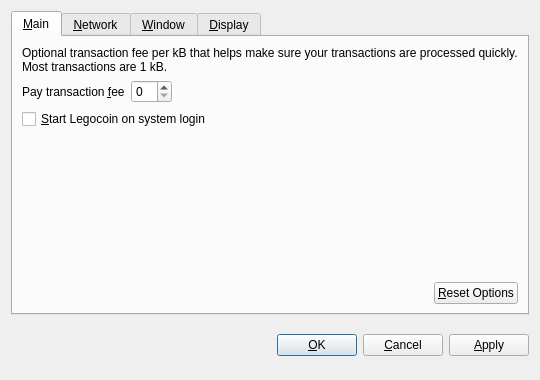
<?xml version="1.0" encoding="UTF-8"?>
<ui version="4.0">
 <class>OptionsDialog</class>
 <widget class="QDialog" name="OptionsDialog">
  <property name="geometry">
   <rect>
    <x>0</x>
    <y>0</y>
    <width>540</width>
    <height>380</height>
   </rect>
  </property>
  <property name="windowTitle">
   <string>Options</string>
  </property>
  <property name="modal">
   <bool>true</bool>
  </property>
  <layout class="QVBoxLayout" name="verticalLayout">
   <item>
    <widget class="QTabWidget" name="tabWidget">
     <property name="tabPosition">
      <enum>QTabWidget::North</enum>
     </property>
     <property name="currentIndex">
      <number>0</number>
     </property>
     <widget class="QWidget" name="tabMain">
      <attribute name="title">
       <string>&amp;Main</string>
      </attribute>
      <layout class="QVBoxLayout" name="verticalLayout_Main">
       <item>
        <widget class="QLabel" name="transactionFeeInfoLabel">
         <property name="text">
          <string>Optional transaction fee per kB that helps make sure your transactions are processed quickly. Most transactions are 1 kB.</string>
         </property>
         <property name="textFormat">
          <enum>Qt::PlainText</enum>
         </property>
         <property name="wordWrap">
          <bool>true</bool>
         </property>
        </widget>
       </item>
       <item>
        <layout class="QHBoxLayout" name="horizontalLayout_1_Main">
         <item>
          <widget class="QLabel" name="transactionFeeLabel">
           <property name="text">
            <string>Pay transaction &amp;fee</string>
           </property>
           <property name="textFormat">
            <enum>Qt::PlainText</enum>
           </property>
           <property name="buddy">
            <cstring>transactionFee</cstring>
           </property>
          </widget>
         </item>
         <item>
          <widget class="BitcoinAmountField" name="transactionFee"/>
         </item>
         <item>
          <spacer name="horizontalSpacer_1_Main">
           <property name="orientation">
            <enum>Qt::Horizontal</enum>
           </property>
           <property name="sizeHint" stdset="0">
            <size>
             <width>40</width>
             <height>20</height>
            </size>
           </property>
          </spacer>
         </item>
        </layout>
       </item>
       <item>
        <widget class="QCheckBox" name="bitcoinAtStartup">
         <property name="toolTip">
          <string>Automatically start Legocoin after logging in to the system.</string>
         </property>
         <property name="text">
          <string>&amp;Start Legocoin on system login</string>
         </property>
        </widget>
       </item>
       <item>
        <spacer name="verticalSpacer_Main">
         <property name="orientation">
          <enum>Qt::Vertical</enum>
         </property>
         <property name="sizeHint" stdset="0">
          <size>
           <width>20</width>
           <height>40</height>
          </size>
         </property>
        </spacer>
       </item>
       <item>
        <layout class="QHBoxLayout" name="horizontalLayout_2_Main">
         <item>
          <spacer name="horizontalSpacer_2_Main">
           <property name="orientation">
            <enum>Qt::Horizontal</enum>
           </property>
           <property name="sizeHint" stdset="0">
            <size>
             <width>40</width>
             <height>20</height>
            </size>
           </property>
          </spacer>
         </item>
         <item>
          <widget class="QPushButton" name="resetButton">
           <property name="toolTip">
            <string>Reset all client options to default.</string>
           </property>
           <property name="text">
            <string>&amp;Reset Options</string>
           </property>
           <property name="autoDefault">
            <bool>false</bool>
           </property>
          </widget>
         </item>
        </layout>
       </item>
      </layout>
     </widget>
     <widget class="QWidget" name="tabNetwork">
      <attribute name="title">
       <string>&amp;Network</string>
      </attribute>
      <layout class="QVBoxLayout" name="verticalLayout_Network">
       <item>
        <widget class="QCheckBox" name="mapPortUpnp">
         <property name="toolTip">
          <string>Automatically open the Legocoin client port on the router. This only works when your router supports UPnP and it is enabled.</string>
         </property>
         <property name="text">
          <string>Map port using &amp;UPnP</string>
         </property>
        </widget>
       </item>
       <item>
        <widget class="QCheckBox" name="connectSocks">
         <property name="toolTip">
          <string>Connect to the Legocoin network through a SOCKS proxy (e.g. when connecting through Tor).</string>
         </property>
         <property name="text">
          <string>&amp;Connect through SOCKS proxy:</string>
         </property>
        </widget>
       </item>
       <item>
        <layout class="QHBoxLayout" name="horizontalLayout_Network">
         <item>
          <widget class="QLabel" name="proxyIpLabel">
           <property name="text">
            <string>Proxy &amp;IP:</string>
           </property>
           <property name="textFormat">
            <enum>Qt::PlainText</enum>
           </property>
           <property name="buddy">
            <cstring>proxyIp</cstring>
           </property>
          </widget>
         </item>
         <item>
          <widget class="QValidatedLineEdit" name="proxyIp">
           <property name="maximumSize">
            <size>
             <width>140</width>
             <height>16777215</height>
            </size>
           </property>
           <property name="toolTip">
            <string>IP address of the proxy (e.g. 127.0.0.1)</string>
           </property>
          </widget>
         </item>
         <item>
          <widget class="QLabel" name="proxyPortLabel">
           <property name="text">
            <string>&amp;Port:</string>
           </property>
           <property name="textFormat">
            <enum>Qt::PlainText</enum>
           </property>
           <property name="buddy">
            <cstring>proxyPort</cstring>
           </property>
          </widget>
         </item>
         <item>
          <widget class="QLineEdit" name="proxyPort">
           <property name="maximumSize">
            <size>
             <width>55</width>
             <height>16777215</height>
            </size>
           </property>
           <property name="toolTip">
            <string>Port of the proxy (e.g. 9050)</string>
           </property>
          </widget>
         </item>
         <item>
          <widget class="QLabel" name="socksVersionLabel">
           <property name="text">
            <string>SOCKS &amp;Version:</string>
           </property>
           <property name="textFormat">
            <enum>Qt::PlainText</enum>
           </property>
           <property name="buddy">
            <cstring>socksVersion</cstring>
           </property>
          </widget>
         </item>
         <item>
          <widget class="QValueComboBox" name="socksVersion">
           <property name="toolTip">
            <string>SOCKS version of the proxy (e.g. 5)</string>
           </property>
          </widget>
         </item>
         <item>
          <spacer name="horizontalSpacer_Network">
           <property name="orientation">
            <enum>Qt::Horizontal</enum>
           </property>
           <property name="sizeHint" stdset="0">
            <size>
             <width>40</width>
             <height>20</height>
            </size>
           </property>
          </spacer>
         </item>
        </layout>
       </item>
       <item>
        <spacer name="verticalSpacer_Network">
         <property name="orientation">
          <enum>Qt::Vertical</enum>
         </property>
         <property name="sizeHint" stdset="0">
          <size>
           <width>20</width>
           <height>40</height>
          </size>
         </property>
        </spacer>
       </item>
      </layout>
     </widget>
     <widget class="QWidget" name="tabWindow">
      <attribute name="title">
       <string>&amp;Window</string>
      </attribute>
      <layout class="QVBoxLayout" name="verticalLayout_Window">
       <item>
        <widget class="QCheckBox" name="minimizeToTray">
         <property name="toolTip">
          <string>Show only a tray icon after minimizing the window.</string>
         </property>
         <property name="text">
          <string>&amp;Minimize to the tray instead of the taskbar</string>
         </property>
        </widget>
       </item>
       <item>
        <widget class="QCheckBox" name="minimizeOnClose">
         <property name="toolTip">
          <string>Minimize instead of exit the application when the window is closed. When this option is enabled, the application will be closed only after selecting Quit in the menu.</string>
         </property>
         <property name="text">
          <string>M&amp;inimize on close</string>
         </property>
        </widget>
       </item>
       <item>
        <spacer name="verticalSpacer_Window">
         <property name="orientation">
          <enum>Qt::Vertical</enum>
         </property>
         <property name="sizeHint" stdset="0">
          <size>
           <width>20</width>
           <height>40</height>
          </size>
         </property>
        </spacer>
       </item>
      </layout>
     </widget>
     <widget class="QWidget" name="tabDisplay">
      <attribute name="title">
       <string>&amp;Display</string>
      </attribute>
      <layout class="QVBoxLayout" name="verticalLayout_Display">
       <item>
        <layout class="QHBoxLayout" name="horizontalLayout_1_Display">
         <item>
          <widget class="QLabel" name="langLabel">
           <property name="text">
            <string>User Interface &amp;language:</string>
           </property>
           <property name="textFormat">
            <enum>Qt::PlainText</enum>
           </property>
           <property name="buddy">
            <cstring>lang</cstring>
           </property>
          </widget>
         </item>
         <item>
          <widget class="QValueComboBox" name="lang">
           <property name="toolTip">
            <string>The user interface language can be set here. This setting will take effect after restarting Legocoin.</string>
           </property>
          </widget>
         </item>
        </layout>
       </item>
       <item>
        <layout class="QHBoxLayout" name="horizontalLayout_2_Display">
         <item>
          <widget class="QLabel" name="unitLabel">
           <property name="text">
            <string>&amp;Unit to show amounts in:</string>
           </property>
           <property name="textFormat">
            <enum>Qt::PlainText</enum>
           </property>
           <property name="buddy">
            <cstring>unit</cstring>
           </property>
          </widget>
         </item>
         <item>
          <widget class="QValueComboBox" name="unit">
           <property name="toolTip">
            <string>Choose the default subdivision unit to show in the interface and when sending coins.</string>
           </property>
          </widget>
         </item>
        </layout>
       </item>
       <item>
        <widget class="QCheckBox" name="displayAddresses">
         <property name="toolTip">
          <string>Whether to show Legocoin addresses in the transaction list or not.</string>
         </property>
         <property name="text">
          <string>&amp;Display addresses in transaction list</string>
         </property>
        </widget>
       </item>
       <item>
        <spacer name="verticalSpacer_Display">
         <property name="orientation">
          <enum>Qt::Vertical</enum>
         </property>
         <property name="sizeHint" stdset="0">
          <size>
           <width>20</width>
           <height>40</height>
          </size>
         </property>
        </spacer>
       </item>
      </layout>
     </widget>
    </widget>
   </item>
   <item>
    <layout class="QHBoxLayout" name="horizontalLayout_Buttons">
     <item>
      <spacer name="horizontalSpacer_1">
       <property name="orientation">
        <enum>Qt::Horizontal</enum>
       </property>
       <property name="sizeHint" stdset="0">
        <size>
         <width>40</width>
         <height>48</height>
        </size>
       </property>
      </spacer>
     </item>
     <item>
      <widget class="QLabel" name="statusLabel">
       <property name="font">
        <font>
         <weight>75</weight>
         <bold>true</bold>
        </font>
       </property>
       <property name="text">
        <string/>
       </property>
       <property name="textFormat">
        <enum>Qt::PlainText</enum>
       </property>
       <property name="wordWrap">
        <bool>true</bool>
       </property>
      </widget>
     </item>
     <item>
      <spacer name="horizontalSpacer_2">
       <property name="orientation">
        <enum>Qt::Horizontal</enum>
       </property>
       <property name="sizeHint" stdset="0">
        <size>
         <width>40</width>
         <height>48</height>
        </size>
       </property>
      </spacer>
     </item>
     <item>
      <widget class="QPushButton" name="okButton">
       <property name="text">
        <string>&amp;OK</string>
       </property>
      </widget>
     </item>
     <item>
      <widget class="QPushButton" name="cancelButton">
       <property name="text">
        <string>&amp;Cancel</string>
       </property>
       <property name="autoDefault">
        <bool>false</bool>
       </property>
      </widget>
     </item>
     <item>
      <widget class="QPushButton" name="applyButton">
       <property name="text">
        <string>&amp;Apply</string>
       </property>
       <property name="autoDefault">
        <bool>false</bool>
       </property>
      </widget>
     </item>
    </layout>
   </item>
  </layout>
 </widget>
 <customwidgets>
  <customwidget>
   <class>BitcoinAmountField</class>
   <extends>QSpinBox</extends>
   <header>bitcoinamountfield.h</header>
  </customwidget>
  <customwidget>
   <class>QValueComboBox</class>
   <extends>QComboBox</extends>
   <header>qvaluecombobox.h</header>
  </customwidget>
  <customwidget>
   <class>QValidatedLineEdit</class>
   <extends>QLineEdit</extends>
   <header>qvalidatedlineedit.h</header>
  </customwidget>
 </customwidgets>
 <resources/>
 <connections/>
</ui>
